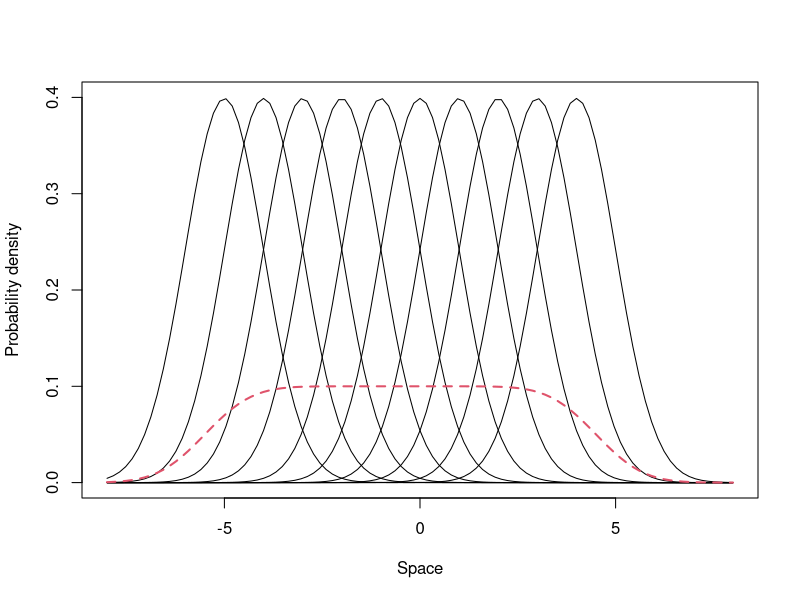
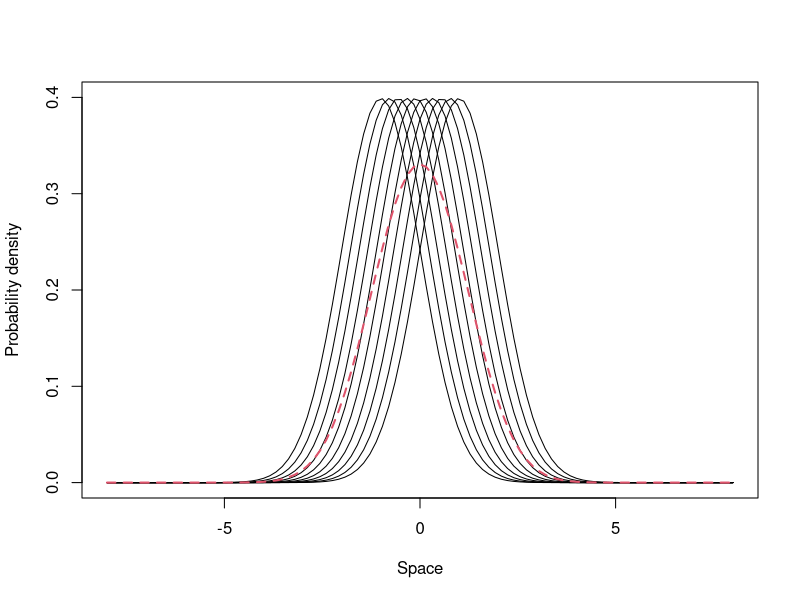
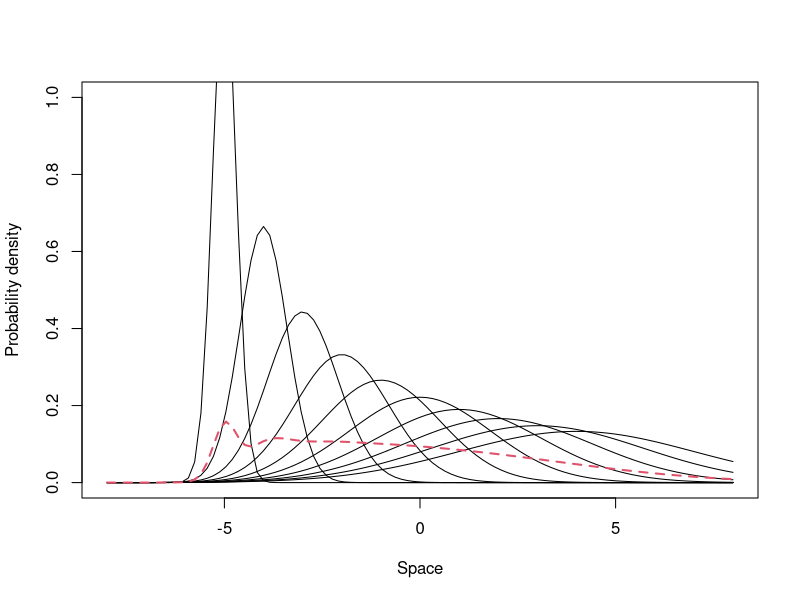
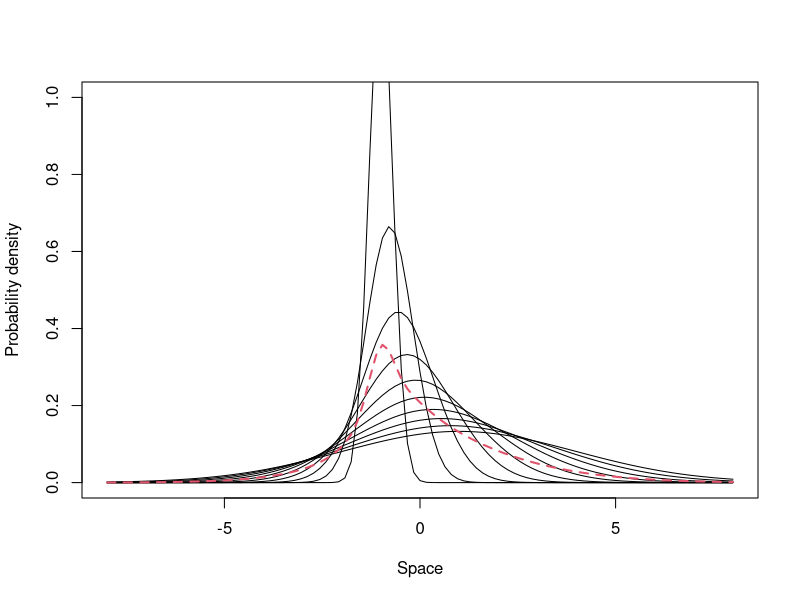

Here is the R script that generated these plots, in order:
## ---- chunk 1
# Specialist individuals, no SD variation

# simulate 10 individuals

# individual UD mean
avg.specialist.low <- seq(-5, 4, 1)
# individual UD SD
sd.specialist.low <- 1

# Populational UD
pop.curve <- function(x, mn, sd) {
  f <- 0
  for(i in mn) f <- f + dnorm(x, mean = i, sd = sd)
  f/length(mn)
}
# Make dure that it integrates to 1
integrate(pop.curve, lower = -Inf, upper = Inf, mn = avg.specialist.low, 
          sd = sd.specialist.low) # ok

# Plot
plot(0, 0, type = "n", xlim = c(-8,8), ylim = c(0, .4),
     xlab = "Space", ylab = "Probability density")
for(i in avg.specialist.low) curve(dnorm(x, mean = i, sd = sd.specialist.low), 
                                   from = -8, to = 8, add = T)
curve(pop.curve(x, mn = avg.specialist.low, sd = sd.specialist.low),
      from = -8, to = 8, lwd = 2, lty = 2, col = 2, add = T)
## ---- chunk 2
# declare SpatIS function 
spatis <- function(i) {
  1 - integrate(function(x, md) 
    pmin(dnorm(x, mean = md, sd = sd.specialist.low), 
         pop.curve(x, mn = avg.specialist.low, sd = sd.specialist.low)), 
    lower = -Inf, upper = Inf, md = i)$value
}
  
# declare SpatICS function
spatics <- function(i) {
  1 - integrate(function(x, md) 
    pmin(dnorm(x, mean = md, sd = sd.specialist.low), 
         pop.curve(x, mn = avg.specialist.low[avg.specialist.low != md], sd = sd.specialist.low)), 
    lower = -Inf, upper = Inf, md = i)$value 
}

# calculate spatis
# individual values
sapply(avg.specialist.low, spatis)
# populational value
mean(sapply(avg.specialist.low, spatis))

# calculate spatis
# individual values
sapply(avg.specialist.low, spatics)
# populational value
mean(sapply(avg.specialist.low, spatics))
## ---- chunk 3
# Generalist individuals, no SD variation

# simulate 10 individuals

# individual UD mean
avg.specialist.low <- seq(-1, 1, length.out = 10)
# individual UD SD
sd.specialist.low <- 1

# Populational UD
pop.curve <- function(x, mn, sd) {
  f <- 0
  for(i in mn) f <- f + dnorm(x, mean = i, sd = sd)
  f/length(mn)
}
# Make dure that it integrates to 1
integrate(pop.curve, lower = -Inf, upper = Inf, mn = avg.specialist.low, 
          sd = sd.specialist.low) # ok

# Plot
plot(0, 0, type = "n", xlim = c(-8,8), ylim = c(0, 0.4),
     xlab = "Space", ylab = "Probability density")
for(i in avg.specialist.low) curve(dnorm(x, mean = i, sd = sd.specialist.low), 
                                   from = -8, to = 8, add = T)
curve(pop.curve(x, mn = avg.specialist.low, sd = sd.specialist.low), 
      from = -8, to = 8, lwd = 2, lty = 2, col = 2, add = T)
## ---- chunk 4
# declare SpatIS function 
spatis <- function(i) {
  1 - integrate(function(x, md) 
    pmin(dnorm(x, mean = md, sd = sd.specialist.low), 
         pop.curve(x, mn = avg.specialist.low, sd = sd.specialist.low)), 
    lower = -Inf, upper = Inf, md = i)$value
}
  
# declare SpatICS function
spatics <- function(i) {
  1 - integrate(function(x, md) 
    pmin(dnorm(x, mean = md, sd = sd.specialist.low), 
         pop.curve(x, mn = avg.specialist.low[avg.specialist.low != md], 
                   sd = sd.specialist.low)), 
    lower = -Inf, upper = Inf, md = i)$value 
}

# calculate spatis
# individual values
sapply(avg.specialist.low, spatis)
# populational value
mean(sapply(avg.specialist.low, spatis))

# calculate spatics
# individual values
sapply(avg.specialist.low, spatics)
# populational value
mean(sapply(avg.specialist.low, spatics))
## ---- chunk 5
# Specialist individuals, high interindividual SD variation

# simulate 10 individuals

# individual UD mean
avg.specialist.low <- seq(-5, 4, length.out = 10)
# individual UD SD
# sd.specialist.low <- runif(10, 0, 3)
sd.specialist.low <- seq(0.3, 3, length.out = 10)

# Populational UD
pop.curve <- function(x, mn, sd) {
  f <- 0
  for(i in 1:length(mn)) f <- f + dnorm(x, mean = mn[i], sd = sd[i])
  f/length(mn)
}
# Make dure that it integrates to 1
integrate(pop.curve, lower = -Inf, upper = Inf, mn = avg.specialist.low, 
          sd = sd.specialist.low) # ok

# plot
plot(0, 0, type = "n", xlim = c(-8,8), ylim = c(0, 1),
     xlab = "Space", ylab = "Probability density")
for(i in 1:length(avg.specialist.low)) curve(dnorm(x, mean = avg.specialist.low[i], 
                                                   sd = sd.specialist.low[i]), 
                                             from = -8, to = 8, add = T)
curve(pop.curve(x, mn = avg.specialist.low, sd = sd.specialist.low), 
      from = -8, ro = 8, lwd = 2, lty = 2, add = T, col = 2)
## ---- chunk 6
# declare SpatIS function 
spatis <- function(i, j) {
  1 - integrate(function(x, md, ss) 
    pmin(dnorm(x, mean = md, sd = ss), 
         pop.curve(x, mn = avg.specialist.low, sd = sd.specialist.low)), 
    lower = -Inf, upper = Inf, md = i, ss = j)$value
}

# declare SpatICS function
spatics <- function(i, j) {
  1 - integrate(function(x, md, ss) 
    pmin(dnorm(x, mean = md, sd = ss), 
         pop.curve(x, mn = avg.specialist.low[avg.specialist.low != md], 
                   sd = sd.specialist.low[sd.specialist.low != ss])), 
    lower = -Inf, upper = Inf, md = i, ss = j)$value
}
 
# calculate spatis
# individual values
mapply(spatis, avg.specialist.low, sd.specialist.low)
# populational value
mean(mapply(spatis, avg.specialist.low, sd.specialist.low))

# calculate spatics
# individual values
mapply(spatics, avg.specialist.low, sd.specialist.low)
# populational value
mean(mapply(spatics, avg.specialist.low, sd.specialist.low))
## ---- chunk 7
# Generalist individuals, high interindividual SD variation

# simulate 10 individuals

# individual UD mean
avg.specialist.low <- seq(-1, 1, length.out = 10)
# individual UD SD
# sd.specialist.low <- runif(10, 0, 3)
sd.specialist.low <- seq(0.3, 3, length.out = 10)

# Populational UD
pop.curve <- function(x, mn, sd) {
  f <- 0
  for(i in 1:length(mn)) f <- f + dnorm(x, mean = mn[i], sd = sd[i])
  f/length(mn)
}
# Make dure that it integrates to 1
integrate(pop.curve, lower = -Inf, upper = Inf, mn = avg.specialist.low, 
          sd = sd.specialist.low) # ok

# plot
plot(0, 0, type = "n", xlim = c(-8,8), ylim = c(0, 1),
     xlab = "Space", ylab = "Probability density")
for(i in 1:length(avg.specialist.low)) {
  curve(dnorm(x, mean = avg.specialist.low[i], 
              sd = sd.specialist.low[i]), from = -8, to = 8, add = T)
}
curve(pop.curve(x, mn = avg.specialist.low, sd = sd.specialist.low), 
      from = -8, to = 8, lwd = 2, lty = 2, add = T, col = 2)
## ---- chunk 8
# declare SpatIS function 
spatis <- function(i, j) {
  1 - integrate(function(x, md, ss) 
    pmin(dnorm(x, mean = md, sd = ss), 
         pop.curve(x, mn = avg.specialist.low, sd = sd.specialist.low)), 
    lower = -Inf, upper = Inf, md = i, ss = j)$value
}

# declare SpatICS function
spatics <- function(i, j) {
  1 - integrate(function(x, md, ss) 
    pmin(dnorm(x, mean = md, sd = ss), 
         pop.curve(x, mn = avg.specialist.low[avg.specialist.low != md],
                   sd = sd.specialist.low[sd.specialist.low != ss])), 
    lower = -Inf, upper = Inf, md = i, ss = j)$value
}

# calculate spatis
# individual values
mapply(spatis, avg.specialist.low, sd.specialist.low)
# populational value
mean(mapply(spatis, avg.specialist.low, sd.specialist.low))

# calculate spatics
# individual values
mapply(spatics, avg.specialist.low, sd.specialist.low)
# populational value
mean(mapply(spatics, avg.specialist.low, sd.specialist.low))
